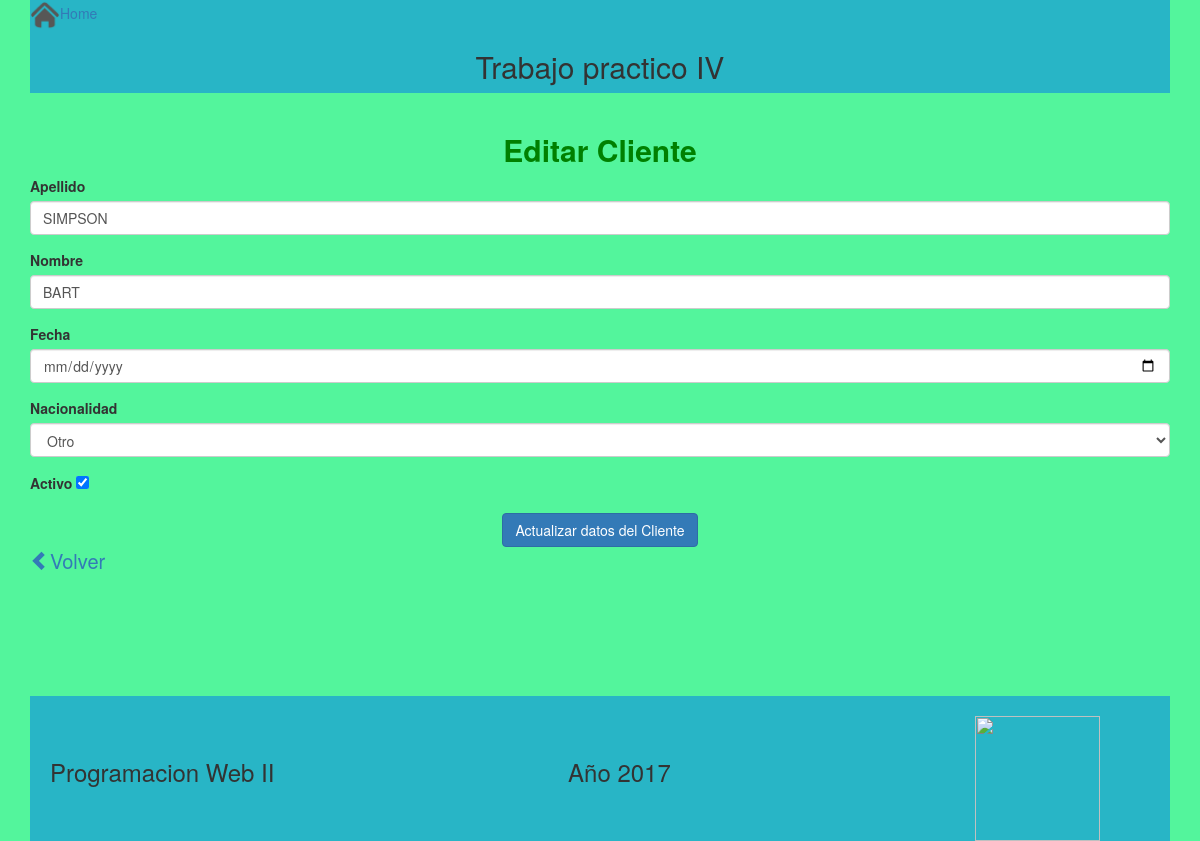
/ProcesarFormularioEditar.php?id=46 (signed in), run on the app's committed database.
### tables this page shows
CREATE TABLE `clientes` (
  `id` int(10) UNSIGNED NOT NULL,
  `apellido` varchar(100) NOT NULL,
  `nombre` varchar(100) NOT NULL,
  `edad` int(10) UNSIGNED NOT NULL,
  `fecha_nacimiento` date NOT NULL,
  `nacionalidad` varchar(25) DEFAULT NULL,
  `activo` int(11) NOT NULL
);

### ProcesarFormularioEditar.php (called while the page is built, shortened)
<?php
    require_once 'formularioPersona.php';
    require_once 'ClienteLogica.php';
    $miFormulario=new formularioPersona();
    require 'modificarVista.php';

### formularioPersona.php (called while the page is built, shortened)
<?php
    Class formularioPersona extends FormStub{
     public function __construct() {
            $this->nacionalidades=[ 1 => "Argentino",2 => "Chileno",3 => "Peruano",4 => "Uruguayo",5 =>"Paraguayo",
                6 => "Venezolano",7 => "Ecuatoriano",8 => "Otro"];
     }
     public function tieneError($campo) {
          return !empty($this->errores[$campo]);
      }
}

### ClienteModel.php (called while the page is built, shortened)
<?php
Class ClienteModel{
    private $pdo;
    public function __construct() {
        try{
            $this->pdo=new PDO('mysql:host=localhost;dbname=clientes_db', 'root', '');
            $this->pdo->setAttribute(PDO::ATTR_ERRMODE, PDO::ERRMODE_EXCEPTION);
        } catch (Exception $ex) {
            $ex->getMessage();
        }
    }
  public function Obtener($id){
      try{
          $stm= $this->pdo->prepare("SELECT * FROM clientes WHERE clientes.id=?");
          $stm->execute(array($id));
          $r = $stm->fetch(PDO::FETCH_OBJ);
          $cli=new Cliente();
          $cli->__set('id',$r->id);
          $cli->__set('apellido',$r->apellido);
          $cli->__set('nombre',$r->nombre);
          $cli->__set('edad',$r->edad);
          $cli->__set('nacionalidad',$r->nacionalidad);
          $cli->__set('activo',$r->activo);
          return $cli;
      } catch (Exception $ex) {
          die($ex->getMessage());
      }
  }
}

### ClienteLogica.php (called while the page is built, shortened)
<?php
require_once 'Cliente.php';
require_once 'ClienteModel.php';
$modelo=new ClienteModel();

### Cliente.php (called while the page is built, shortened)
<?php
class Cliente{
    public function __get($clave){
        return $this->$clave;
    }
    public function __set($clave,$valor){
        return $this->$clave=$valor;
    }
 }

### modificarVista.php (the view, shortened to what this page needs)
<?php
require_once 'ClienteLogica.php';
require 'cabecera.php';
$idCliente='';
if(isset($_GET['id'])){
    $idCliente=$_GET['id'];
}
$cliente=$modelo->Obtener($idCliente);
?>
<center><h2 style="color: green"><b>Editar Cliente</b></h2></center>
<form  method="post" action="ProcesarFormularioEditar.php">
    <?php $tiene_error=$miFormulario->tieneError('apellido')? "has-error" : "";?>
    <div class="form-group <?php echo $tiene_error;?>">
        <label class="control-label" for="ape">Apellido</label>
        <input type="text" class="form-control" name="apellido" id="ape" value="<?php echo $cliente->apellido?>"/>
    </div>
    <?php $tiene_error=$miFormulario->tieneError('nombre')? "has-error" : "";?>
    <div class="form-group <?php echo $tiene_error;?>">
        <label  class="control-label" for="nom">Nombre</label>
        <input type="text" class="form-control" name="nombre" id="nom" value="<?php echo $cliente->nombre?>"/>
    </div>
    <div class="form-group">
        <label class="control-label" for="fec">Fecha</label>
        <input type="date" class="form-control" name="fecha" id="fec" value="<?php echo  $cliente->fechaNac ;?>"/>
    </div>
    <div class="form-group">
        <label class="control-label" for="nac">Nacionalidad</label>
        <select class="form-control" name="nacionalidad" id="nac">
                <?php foreach ($miFormulario->nacionalidades as $key => $item){
                    if($cliente->nacionalidad==$item){
                        echo "<option selected>".$item."</option>";
                    }
                }?>
        </select>
    </div>
    <div class="form-group">
        <label class="control-label" for="act">Activo</label>
        <input type="checkbox"  name="activo" id="act" <?php if($cliente->activo==1){echo "checked";}else{echo "";}  ?>/>
    </div>
    <center><button type="submit" class="btn btn-primary center">Actualizar datos del Cliente</button></center>
    <a href="index.php" style="display: inline;font-size: 20px;"><span class="glyphicon glyphicon-chevron-left"></span>Volver</a>
</form>
<?php require 'pie.php' ?>

### data on the page
clientes: apellido "SIMPSON", nombre "BART", nacionalidad "Otro", activo "☑"
